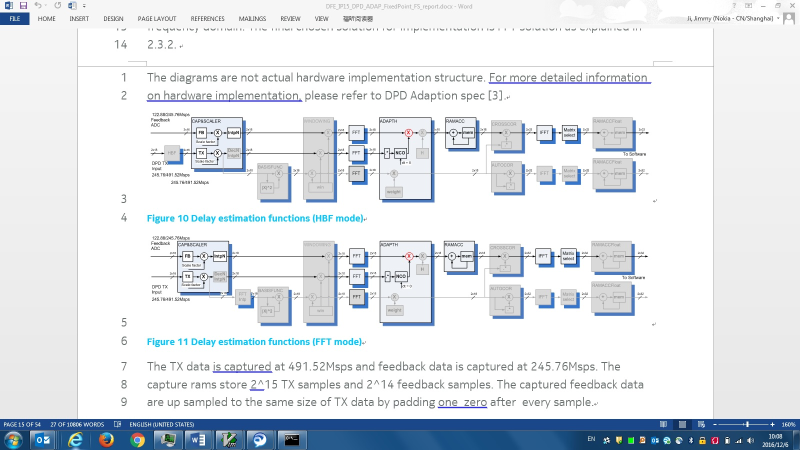
#> input picture word_capture.jpg, 1600 x 900 px (shown at 1/2 size)
$ python word_cover.py   (Python 2 division)
#> lines starting #> are read from the running program, lines starting #| are printed output that depends on the picture
import numpy as ny
import cv2
import matplotlib.pyplot as mplot
color_sel = 0
filename = 'word_capture.jpg'
fid = cv2.imread(filename,color_sel)
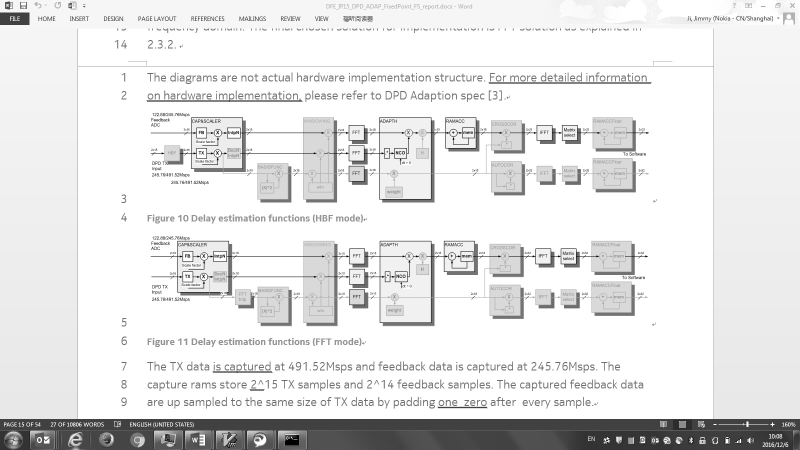
#> fid: shape (900, 1600) (shown at 1/2 size); min 0, max 255, mean 228.5
#fid_re = cv2.resize(fid,(1024,1024))
cv2.imshow('image',fid)
#cv2.waitKey(0)
f = ny.fft.fft2(fid)
m,n = f.shape
#> m = 900; n = 1600
f[m/2-2:m/2+1:2,n/2-400:n/2+400]=0
fid1 = ny.fft.ifft2(f)
fid1_r = ny.uint8(fid1.real)
cv2.imshow('image1',fid1_r)
cv2.waitKey(0)
cv2.destroyAllWindows()
sb_file = 'sb.jpg'
fid_sb_orignal = cv2.imread(sb_file,color_sel)
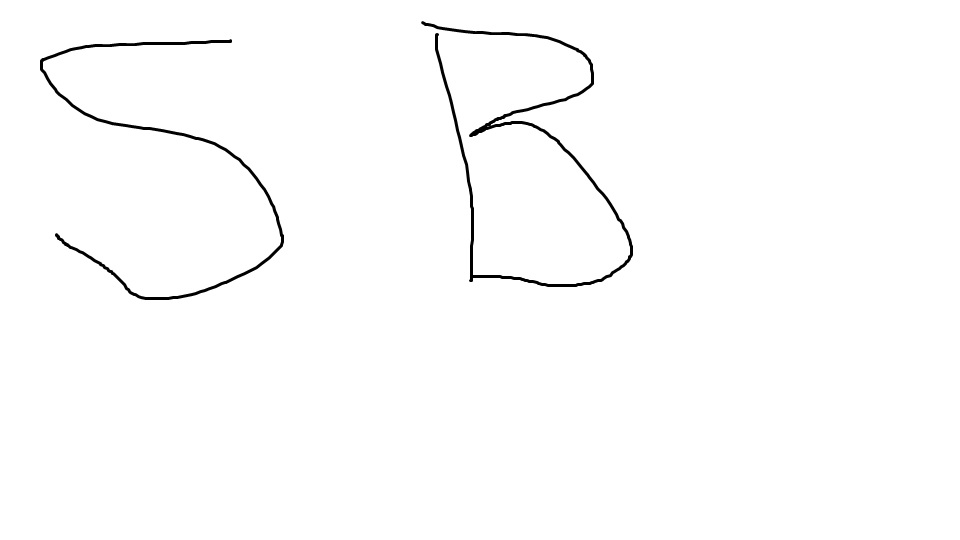
#> input picture sb.jpg, 960 x 540 px
#> fid_sb_orignal is the input picture: shape (540, 960); min 0, max 255, mean 252.3
fid_sb_orignal = cv2.resize(fid_sb_orignal,(40,40))
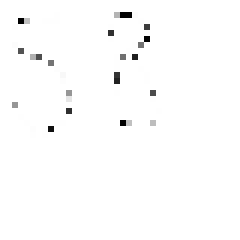
#> fid_sb_orignal: shape (40, 40) (shown 6 times larger); min 0, max 255, mean 252.3
fid_sb_2l = ny.reshape(fid_sb_orignal,(2,800))
#f[m/2,n/2-100:n/2+100]=fid_sb_1l
f[m/2-2:m/2+1:2,n/2-400:n/2+400]=fid_sb_2l
#f_replace=fid_sb_2l
fid_replace = ny.fft.ifft2(f)
fid_sb = ny.uint8(fid_replace.real)
cv2.imshow('sb',fid_sb)
cv2.waitKey(0)

fid_new = fid_sb

f_new = ny.fft.fft2(fid_new)
f_sb1_re = f_new[m/2-2:m/2+1:2,n/2-400:n/2+400]
fid_sb_show = f_sb1_re
fid_sb_show = ny.reshape(fid_sb_show,(40,40))
fid_sb_show = ny.uint8(fid_sb_show.real)
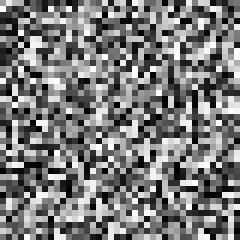
#> fid_sb_show: shape (40, 40) (shown 6 times larger); min 0, max 255, mean 121.9
#fid_sb = cv2.resize(fid_sb,(200,200))
cv2.imshow('sb2',fid_sb_show)
cv2.waitKey(0)
cv2.destroyAllWindows()
